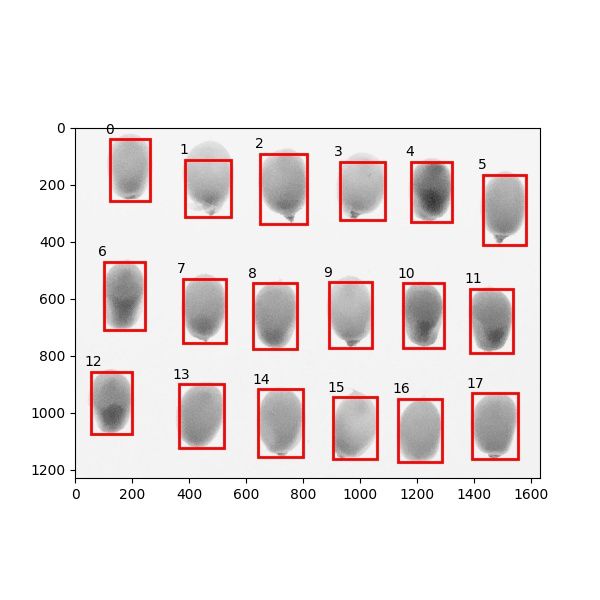
#> input picture data/datasets/bboxes/DSC05557.jpeg, 600 x 600 px
$ python -i preprocess.py   (imports and definitions only)
#> lines starting #> are read from the running program, lines starting #| are printed output that depends on the picture; after the words box and inside, x2 and y2 are one past the last pixel; in counts of white or black regions, pixels touching at a corner belong together
### src/logger.py
import logging

_FORMAT = "%(asctime)s %(levelname)s | %(message)s"
_LOGGER = None

def get_logger(level = logging.ERROR, refresh = False):
    global _LOGGER

    logging.basicConfig()

    if not _LOGGER or refresh:
        logger = logging.getLogger(__name__)
        logger.setLevel(level)
        logger.propagate = False

        if not logger.handlers:
            formatter = logging.Formatter(_FORMAT, "%H:%M:%S")
            handler   = logging.StreamHandler()
            handler.setFormatter(formatter)
            logger.addHandler(handler)

        # [11 lines of commented-out code are left out]

        _LOGGER = logger

    return _LOGGER

### src/utils.py
import re
import os.path as osp
import matplotlib.pyplot as plt
import logging

from logger import get_logger

log = get_logger(level=logging.DEBUG)

# [47 lines left out: functions get_image_regex_pattern, create_name_from_path, not called in this run]


def is_gray(image):
    return True if len(image.shape) == 2 else False


# [9 lines left out: function show_image, not called in this run]

### src/preprocess.py
from skimage.segmentation import slic, clear_border
from skimage.io import imread, imsave
from skimage.color import rgb2gray, gray2rgb
from skimage.measure import label, regionprops
from skimage.filters import threshold_otsu, gaussian
from skimage.color import label2rgb
from skimage.morphology import closing, square
from skimage.util import invert
from skimage import img_as_float, img_as_int, img_as_ubyte
from skimage.transform import resize

import matplotlib.pyplot as plt
import matplotlib.patches as mpatches
import pandas as pd
import numpy as np
import os
import os.path as osp
import logging
import click
import subprocess as sp
import traceback as tb

from logger import get_logger
from main import KernelPheno
from utils import get_image_regex_pattern, show_image, is_gray, create_name_from_path

log = get_logger(level=logging.DEBUG)

''' GENERATE DATASET '''
# [110 lines left out: function generate_dataset, not called in this run]


# [1 line not run here, left out]


''' CONVERSION FROM MISC IMAGE FORMATS TO JPG OR OTHERWISE SPECIFIED FORMAT '''

# [30 lines left out: function convert, not called in this run]

# [1 line not run here, left out]


''' SEGMENTATION FUNCTION '''

# [38 lines left out: function segment, not called in this run]

# [1 line not run here, left out]


''' NORMALIZE IMAGES '''
# [75 lines left out: function normalize, not called in this run]

# [1 line not run here, left out]


''' PLOT BOUNDING BOXES '''
# [34 lines left out: function plot_bbox, not called in this run]

# [1 line not run here, left out]


''' FUNCTIONS '''

# [121 lines left out: functions norm, test_norm, segment_image, get_bg_avg, plot_bbx, not called in this run]


def get_sorted_bboxes(image):
    ''' Generate the sorted bounding boxes '''
    log.info('Getting sorted bounding boxes')
    filter = _get_background_filter(image)
    cleared = clear_border(filter)
    label_image = label(cleared)
    coords = []
    for region in regionprops(label_image, coordinates='rc'):
        if (region.area < 1000) \
            or (region.area > 100000) \
            or ((region.major_axis_length / region.minor_axis_length) < 0.2) \
            or ((region.minor_axis_length / region.major_axis_length) < 0.2):
            continue

        coords.append(region.bbox) # minr, minc, maxr, maxc

    sorted_bbxs = _sort_bbxs(coords, image.shape[0])

    return sorted_bbxs


def _sort_bbxs(regions, num_rows):
    ''' Sort bboxes left to right, top to bottom '''
    def overlap(el1, el2):
        ''' determine in bounding boxes overlap along a row '''
        el1_minr, _, el1_maxr, _ = el1
        el2_minr, _, el2_maxr, _ = el2

        upper_max = max(el1_minr, el2_minr)
        lower_min = min(el1_maxr, el2_maxr)

        return (upper_max < lower_min)

    rows = []

    while(len(regions)):
        sorted_by_y = sorted(regions, key=lambda x: x[0])
        first_el = sorted_by_y[0]
        rows.append([first_el])
        regions.remove(first_el)
        sorted_by_y.pop(0)
        for el in sorted_by_y:
            if overlap(el, first_el) or overlap(el, rows[-1][-1]):
                rows[-1].append(el)
                regions.remove(el)

    sorted_bbxs = []
    for row in rows:
        sorted_bbxs += sorted(row, key=lambda x: x[1])
    return sorted_bbxs


def _get_background_filter(image):
    ''' Get's the binary filter of the segmented image '''
    log.info('Getting image background filter')
    if not is_gray(image):
        image = rgb2gray(image)
    thresh = threshold_otsu(image)
    bw = closing(image > thresh, square(3))
    return invert(bw)


# [4 lines not run here, left out]

>>> import cv2
>>> picture = cv2.cvtColor(cv2.imread('../data/datasets/bboxes/DSC05557.jpeg'), cv2.COLOR_BGR2RGB)
>>> result = get_sorted_bboxes(picture)
#> in _get_background_filter, `image = rgb2gray(image)`:
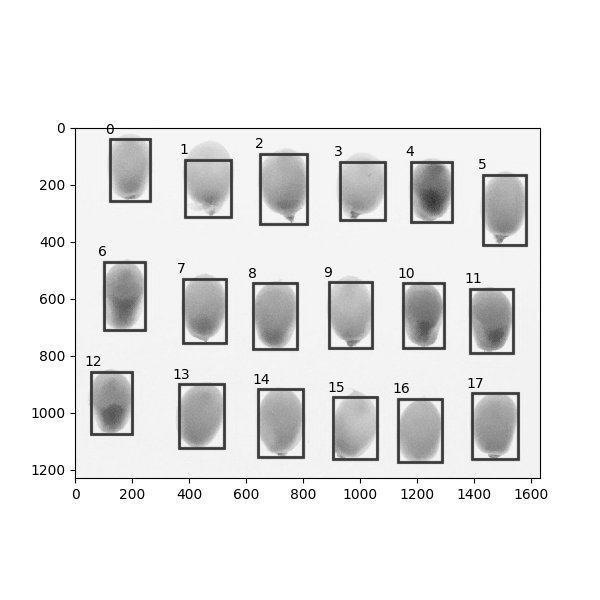
#> image: shape (600, 600) float64; min 0, max 1, mean 0.913
#> in _get_background_filter, `thresh = threshold_otsu(image)`: thresh = 0.729
#> in _get_background_filter, `bw = closing(image > thresh, square(3))`:
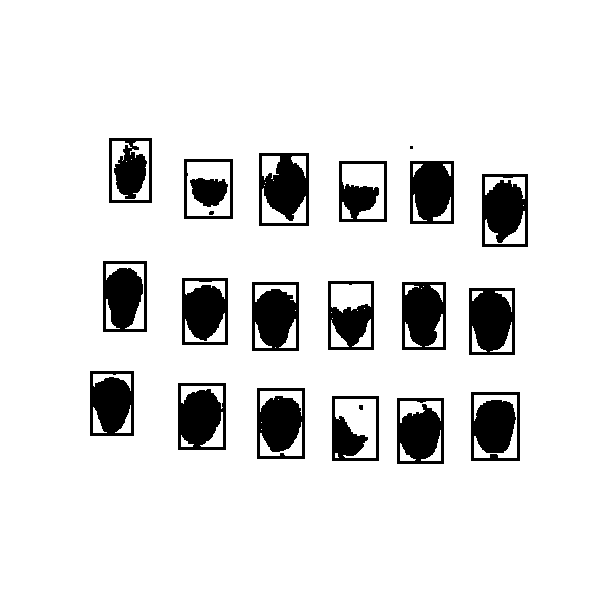
#> bw: shape (600, 600) bool; 89% white; 22 black regions (3 under 20 px), largest, box (x1, y1, x2, y2) and area: (469, 288, 515, 355) 2571, (259, 153, 309, 226) 2545, (257, 388, 305, 459) 2523
#> in get_sorted_bboxes, `label_image = label(cleared)`:
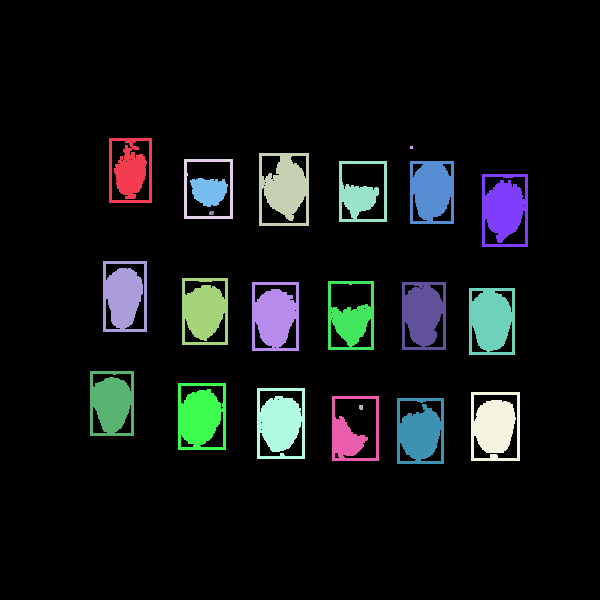
#> label_image: shape (600, 600) int32; 23 distinct labels, from 0 to 22; one colour per label, 0 black
#> the loop in get_sorted_bboxes, `for region in regionprops(label_image, coordinates='rc'):` made 22 passes
#> after the loop in get_sorted_bboxes, `for region in regionprops(label_image, coordinates='rc'):`: coords = 17 items, first 6: (138, 109, 203, 152), (153, 259, 226, 309), (161, 339, 222, 387), (161, 410, 224, 454), (174, 482, 247, 528), (261, 103, 332, 147)
#> the loop in _sort_bbxs, `while(len(regions)):` made 3 passes
#> first_el on passes 1 to 3: (138, 109, 203, 152), (261, 103, 332, 147), (371, 90, 436, 134)
#> after the loop in _sort_bbxs, `while(len(regions)):`: regions = []; rows = 3 items
#> in _sort_bbxs, `sorted_bbxs = []`: sorted_bbxs = []
#> the loop in _sort_bbxs, `for row in rows:` made 3 passes
#> after the loop in _sort_bbxs, `for row in rows:`: sorted_bbxs has the same summary as coords in get_sorted_bboxes
#> in get_sorted_bboxes, `sorted_bbxs = _sort_bbxs(coords, image.shape[0])`: sorted_bbxs has the same summary as coords
#> result has the same summary as coords in get_sorted_bboxes

$ run again, on data/datasets/bboxes/IMG_1220.jpeg
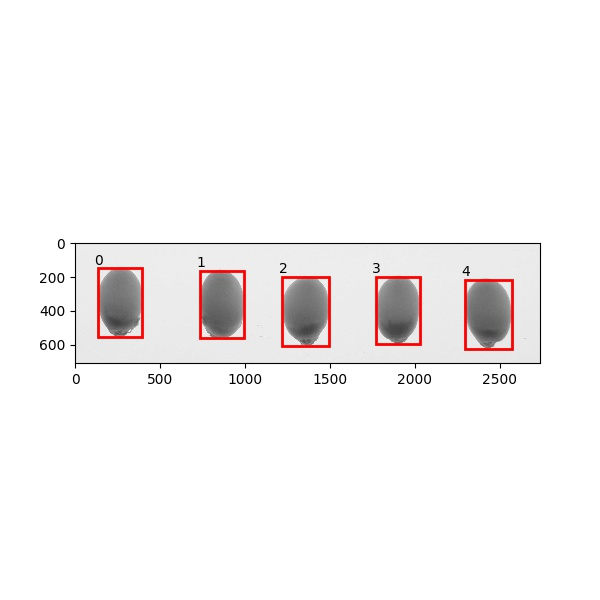
#> input picture data/datasets/bboxes/IMG_1220.jpeg, 600 x 600 px
#> thresh = 0.686
#> in _get_background_filter, `bw = closing(image > thresh, square(3))`:
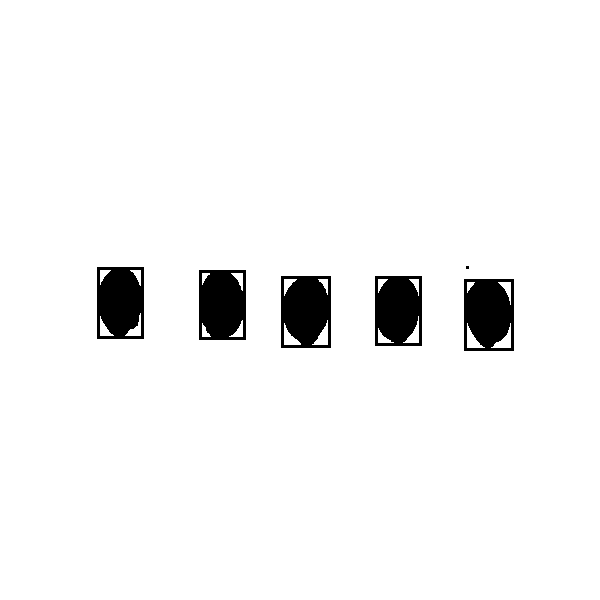
#> bw: shape (600, 600) bool; 95.8% white; 6 black regions (1 under 20 px), largest, box (x1, y1, x2, y2) and area: (281, 276, 331, 348) 3081, (464, 279, 514, 351) 3063, (199, 270, 246, 340) 2982, (97, 267, 144, 339) 2968, (375, 276, 422, 346) 2893
#> in get_sorted_bboxes, `label_image = label(cleared)`:
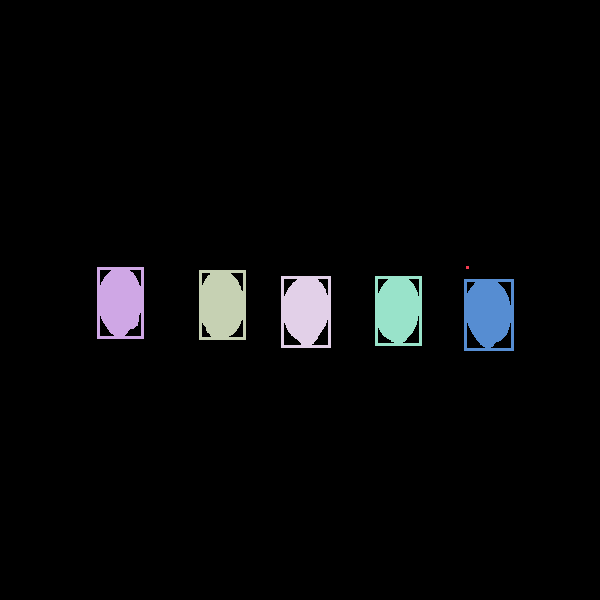
#> label_image: shape (600, 600) int32; 7 distinct labels, from 0 to 6; one colour per label, 0 black
#> the loop in get_sorted_bboxes, `for region in regionprops(label_image, coordinates='rc'):` made 6 passes
#> after the loop in get_sorted_bboxes, `for region in regionprops(label_image, coordinates='rc'):`: coords = [(267, 97, 339, 144), (270, 199, 340, 246), (276, 281, 348, 331), (276, 375, 346, 422), (279, 464, 351, 514)]
#> the loop in _sort_bbxs, `while(len(regions)):` made 1 pass
#> first_el on pass 1: (267, 97, 339, 144)
#> after the loop in _sort_bbxs, `while(len(regions)):`: regions = []; rows = [[(267, 97, 339, 144), (270, 199, 340, 246), (276, 281, 348, 331), (276, 375, 346, 422), (279, 464, 351, 514)]]
#> in _sort_bbxs, `sorted_bbxs = []`: sorted_bbxs = []
#> the loop in _sort_bbxs, `for row in rows:` made 1 pass
#> in get_sorted_bboxes, `sorted_bbxs = _sort_bbxs(coords, image.shape[0])`: sorted_bbxs has the same summary as coords
#> result has the same summary as coords in get_sorted_bboxes

$ run again, on data/datasets/bboxes/IMG_1222.jpeg
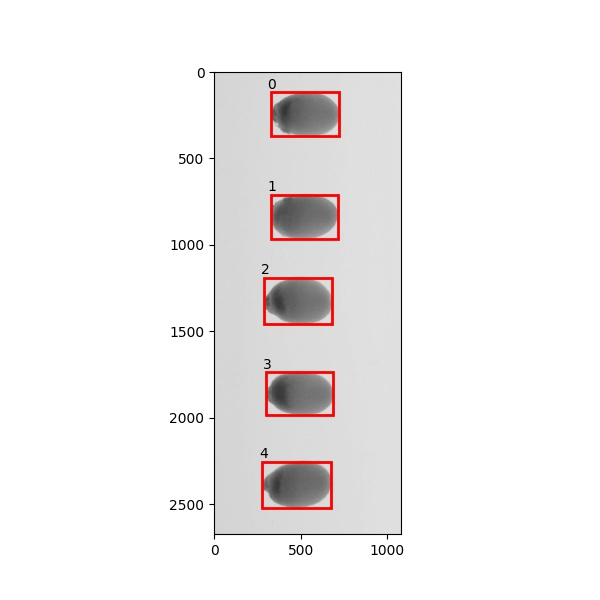
#> input picture data/datasets/bboxes/IMG_1222.jpeg, 600 x 600 px
#> thresh = 0.662
#> in _get_background_filter, `bw = closing(image > thresh, square(3))`:
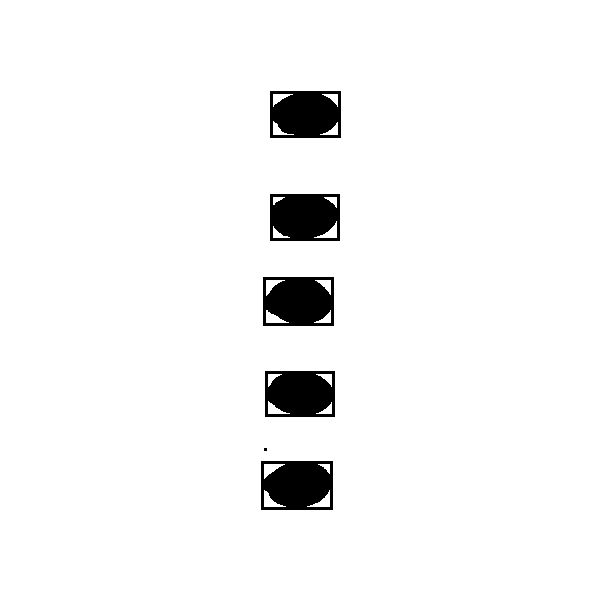
#> bw: shape (600, 600) bool; 95.9% white; 6 black regions (1 under 20 px), largest, box (x1, y1, x2, y2) and area: (261, 461, 333, 510) 3029, (263, 277, 334, 326) 3004, (270, 194, 340, 241) 2946, (270, 91, 341, 138) 2935, (265, 371, 335, 417) 2849
#> in get_sorted_bboxes, `label_image = label(cleared)`:
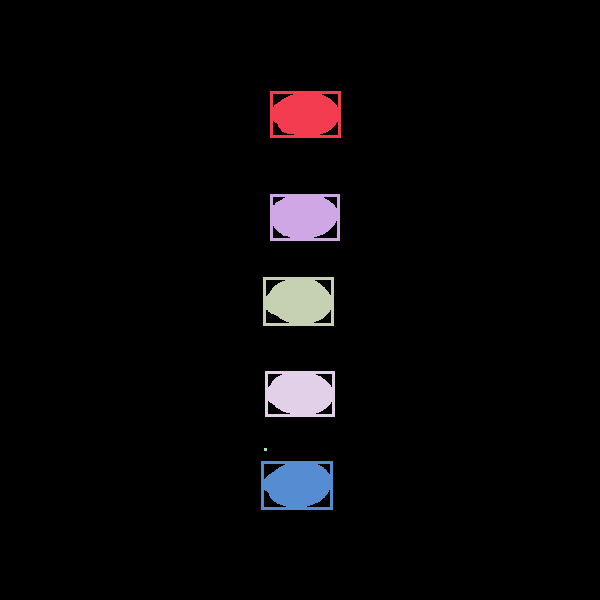
#> label_image: shape (600, 600) int32; 7 distinct labels, from 0 to 6; one colour per label, 0 black
#> the loop in get_sorted_bboxes, `for region in regionprops(label_image, coordinates='rc'):` made 6 passes
#> after the loop in get_sorted_bboxes, `for region in regionprops(label_image, coordinates='rc'):`: coords = [(91, 270, 138, 341), (194, 270, 241, 340), (277, 263, 326, 334), (371, 265, 417, 335), (461, 261, 510, 333)]
#> the loop in _sort_bbxs, `while(len(regions)):` made 5 passes
#> first_el on passes 1 to 3: (91, 270, 138, 341), (194, 270, 241, 340), (277, 263, 326, 334)
#> after the loop in _sort_bbxs, `while(len(regions)):`: regions = []; rows = [[(91, 270, 138, 341)], [(194, 270, 241, 340)], [(277, 263, 326, 334)], [(371, 265, 417, 335)], [(461, 261, 510, 333)]]
#> the loop in _sort_bbxs, `for row in rows:` made 5 passes
#> in get_sorted_bboxes, `sorted_bbxs = _sort_bbxs(coords, image.shape[0])`: sorted_bbxs has the same summary as coords
#> result has the same summary as coords in get_sorted_bboxes
